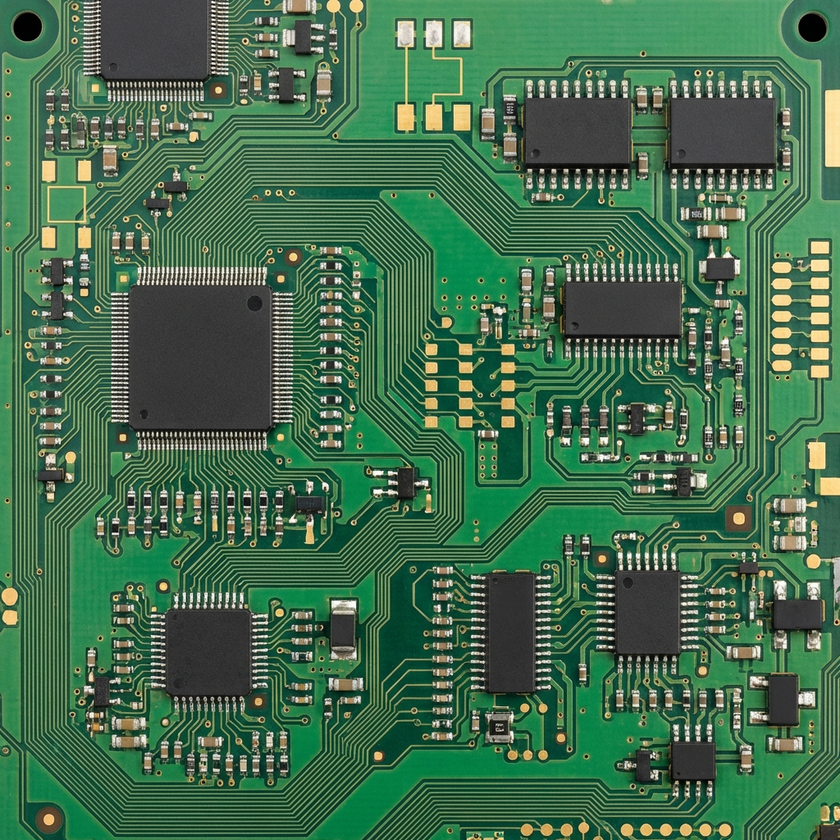
#> input picture dataset/golden_master.png, 840 x 840 px, shrunk from 1024 x 1024 before the run
$ python dataset_generator.py
#> lines starting #> are read from the running program, lines starting #| are printed output that depends on the picture; after the words box and inside, x2 and y2 are one past the last pixel; in counts of white or black regions, pixels touching at a corner belong together
#> in main, img is the input picture: shape (840, 840, 3); mean B, G, R 78.5, 109.7, 67.7
import cv2
import numpy as np
import os
import random

def create_scratch(img):
    out = img.copy()
    h, w, _ = out.shape
#> h = 840; w = 840
    # Draw a few random lines
    # Start near center to likely hit something
    for _ in range(3):
        x1 = random.randint(int(w*0.2), int(w*0.8))
        y1 = random.randint(int(h*0.2), int(h*0.8))
        x2 = x1 + random.randint(-50, 50)
        y2 = y1 + random.randint(-50, 50)
        cv2.line(out, (x1, y1), (x2, y2), (220, 220, 220), 4) # Light grey scratch
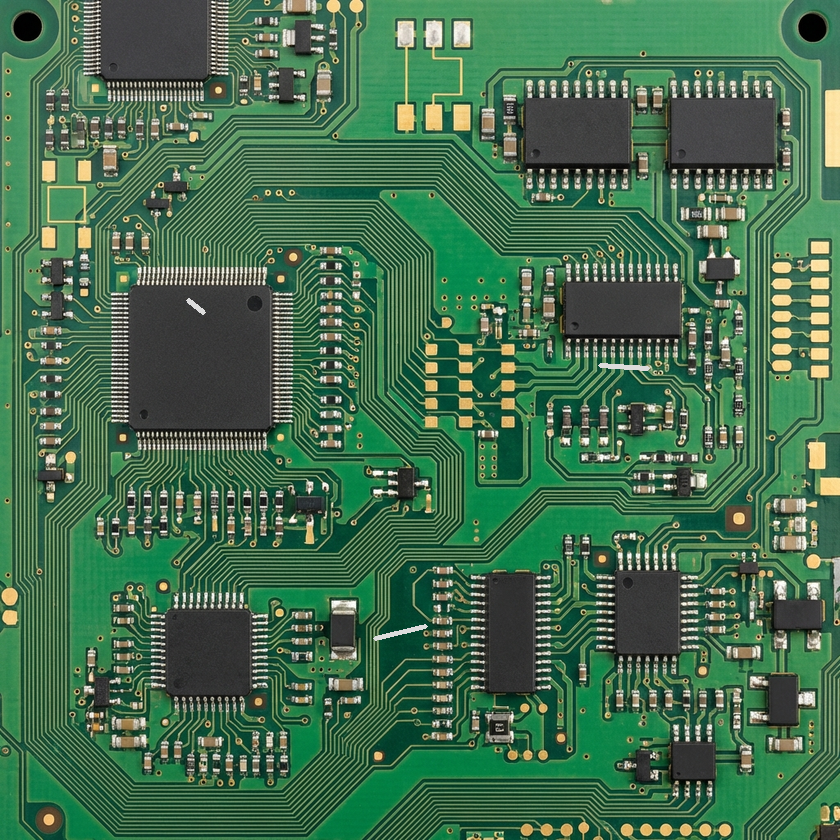
#> out: shape (840, 840, 3); 0.09% of pixels changed, all inside (x1, y1, x2, y2) = (186, 298, 650, 641)
    return out

def create_missing(img):
    out = img.copy()
    h, w, _ = out.shape
#> h = 840; w = 840
    # Draw a box of the 'board color' over a likely component spot
    # For a real implementation we'd detect components first, but random is okay for prototype
    for _ in range(2):
        start_x = random.randint(100, w-100)
        start_y = random.randint(100, h-100)
        w_rect = random.randint(30, 60)
        h_rect = random.randint(30, 60)
        # Fill with a dark green color similar to the board background
        cv2.rectangle(out, (start_x, start_y), (start_x+w_rect, start_y+h_rect), (20, 50, 25), -1)
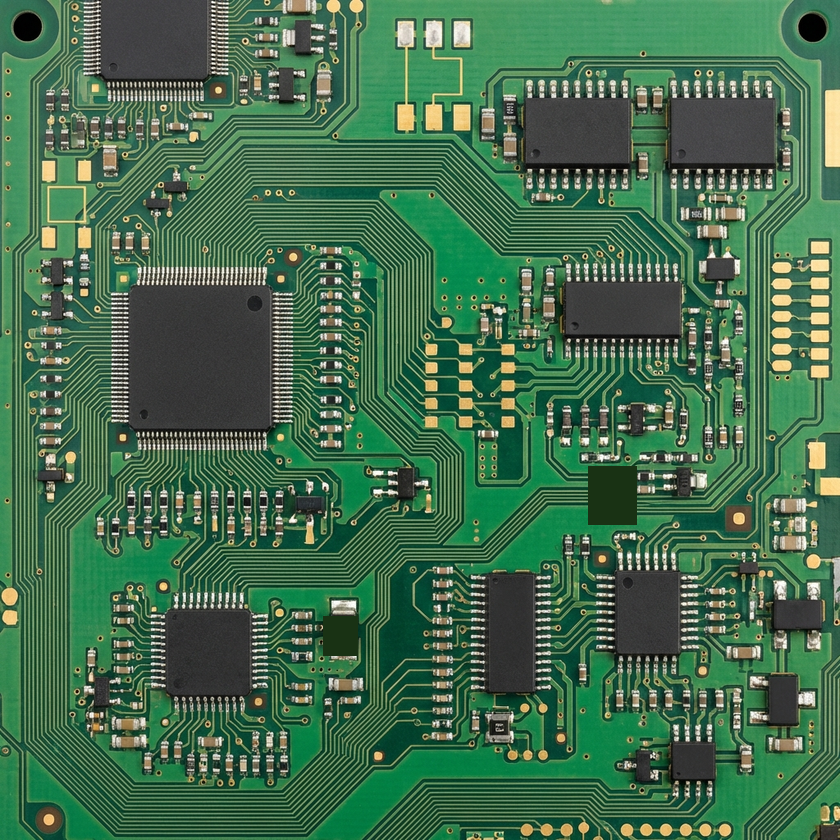
#> out: shape (840, 840, 3); 0.61% of pixels changed, all inside (x1, y1, x2, y2) = (323, 466, 637, 656)
    return out

def create_discolor(img):
    out = img.copy()
    h, w, _ = out.shape
#> h = 840; w = 840
    roi_x = random.randint(100, w-200)
#> roi_x = 243
    roi_y = random.randint(100, h-200)
#> roi_y = 197

    roi = out[roi_y:roi_y+100, roi_x:roi_x+100]
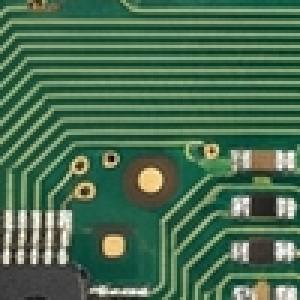
#> roi: shape (100, 100, 3) (shown 3 times larger); mean B, G, R 81.3, 109.6, 73.5
    hsv = cv2.cvtColor(roi, cv2.COLOR_BGR2HSV)
#> hsv: shape (100, 100, 3); mean H, S, V 61.8, 110.5, 110.5
    # Change hue significantly to represent burn/discoloration
    hsv[:, :, 0] = (hsv[:, :, 0].astype(int) + 40) % 180
#> hsv: shape (100, 100, 3); mean H, S, V 101.5, 110.5, 110.5
    # Also darken it
    hsv[:, :, 2] = np.clip(hsv[:, :, 2].astype(int) - 50, 0, 255)
#> hsv: shape (100, 100, 3); mean H, S, V 101.5, 110.5, 60.6

    out[roi_y:roi_y+100, roi_x:roi_x+100] = cv2.cvtColor(hsv, cv2.COLOR_HSV2BGR)
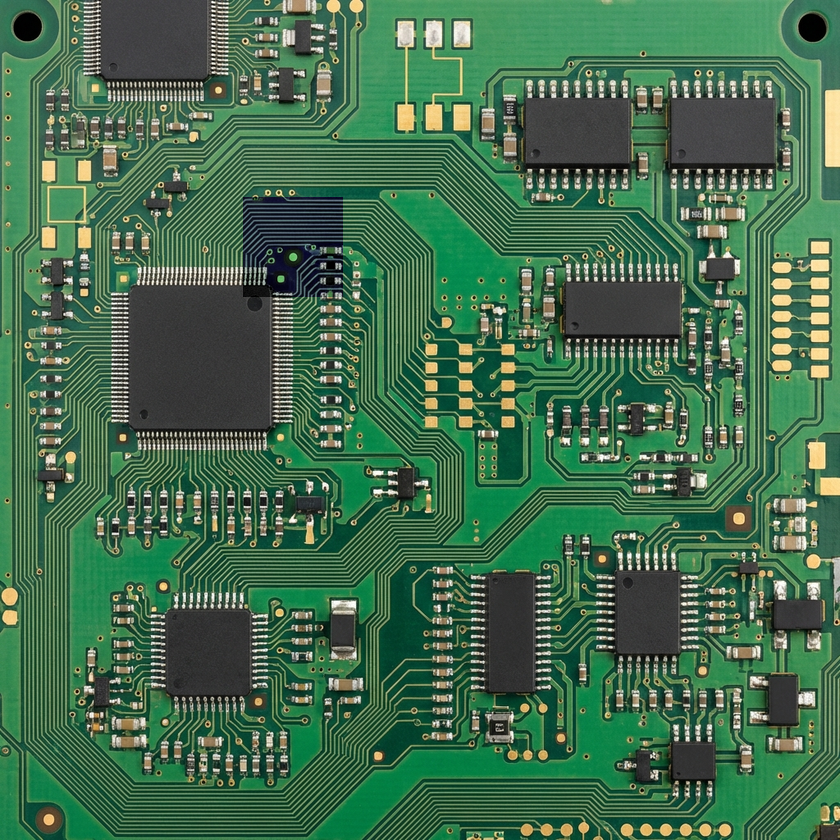
#> out: shape (840, 840, 3); 1.42% of pixels changed, all inside (x1, y1, x2, y2) = (243, 197, 343, 297)
    return out

def main():
    base_path = os.path.join(os.path.dirname(__file__), '../dataset/golden_master.png')
    base_path = os.path.abspath(base_path)
    print(f"Loading from: {base_path}")

    img = cv2.imread(base_path)
    if img is None:
        print(f"Failed to load {base_path}. Check if file exists.")
        return

    # Scratch
    scratch_img = create_scratch(img)
    scratch_path = os.path.join(os.path.dirname(__file__), '../dataset/test_scratch.png')
    cv2.imwrite(scratch_path, scratch_img)
    print(f"Generated: {scratch_path}")

    # Missing
    missing_img = create_missing(img)
    missing_path = os.path.join(os.path.dirname(__file__), '../dataset/test_missing.png')
    cv2.imwrite(missing_path, missing_img)
    print(f"Generated: {missing_path}")

    # Discolor
    discolor_img = create_discolor(img)
    discolor_path = os.path.join(os.path.dirname(__file__), '../dataset/test_discolor.png')
    cv2.imwrite(discolor_path, discolor_img)
    print(f"Generated: {discolor_path}")

    # Clean (Shifted) - for testing alignment
    rows, cols, _ = img.shape
#> rows = 840; cols = 840
    # Shift by 2 pixels x and y
    M = np.float32([[1, 0, 2], [0, 1, 2]])
    clean_img = cv2.warpAffine(img, M, (cols, rows))
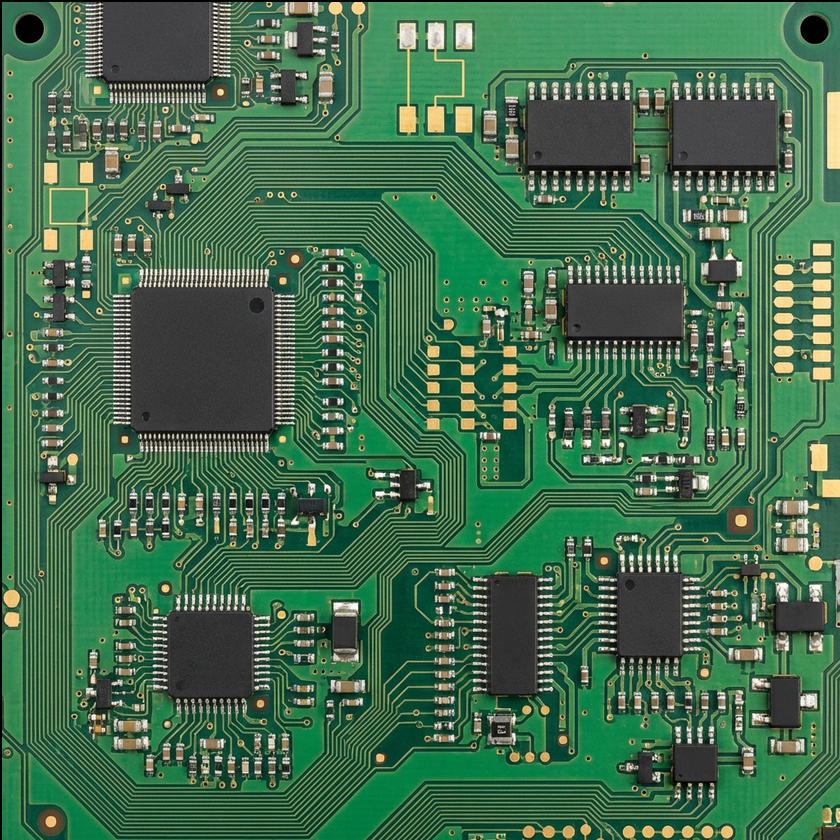
#> clean_img: shape (840, 840, 3); mean B, G, R 78.1, 109.1, 67.3
    clean_path = os.path.join(os.path.dirname(__file__), '../dataset/test_clean.png')
    cv2.imwrite(clean_path, clean_img)
    print(f"Generated: {clean_path}")

if __name__ == "__main__":
    main()
